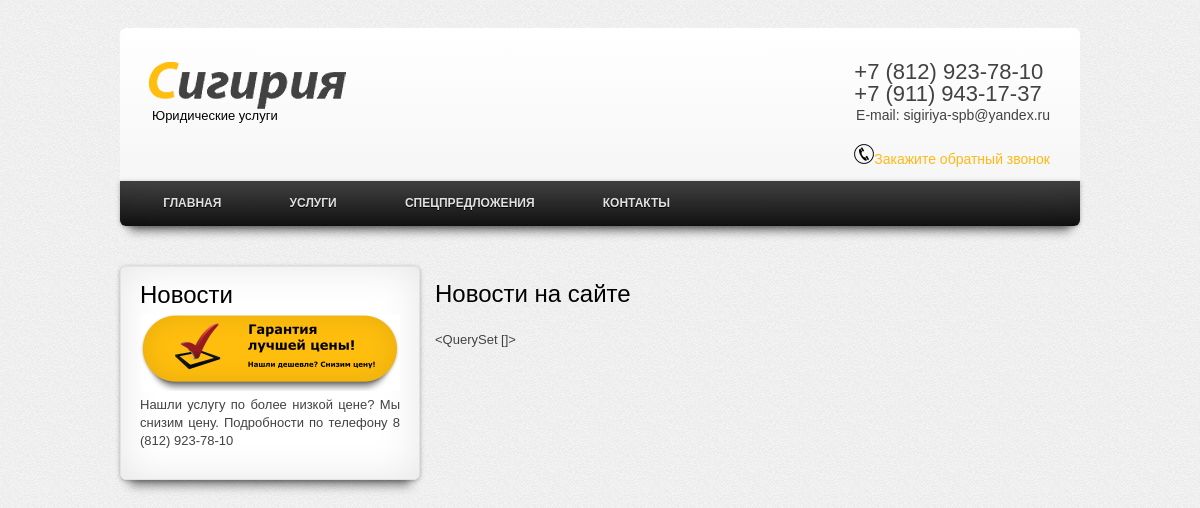
The app's page /, older data.
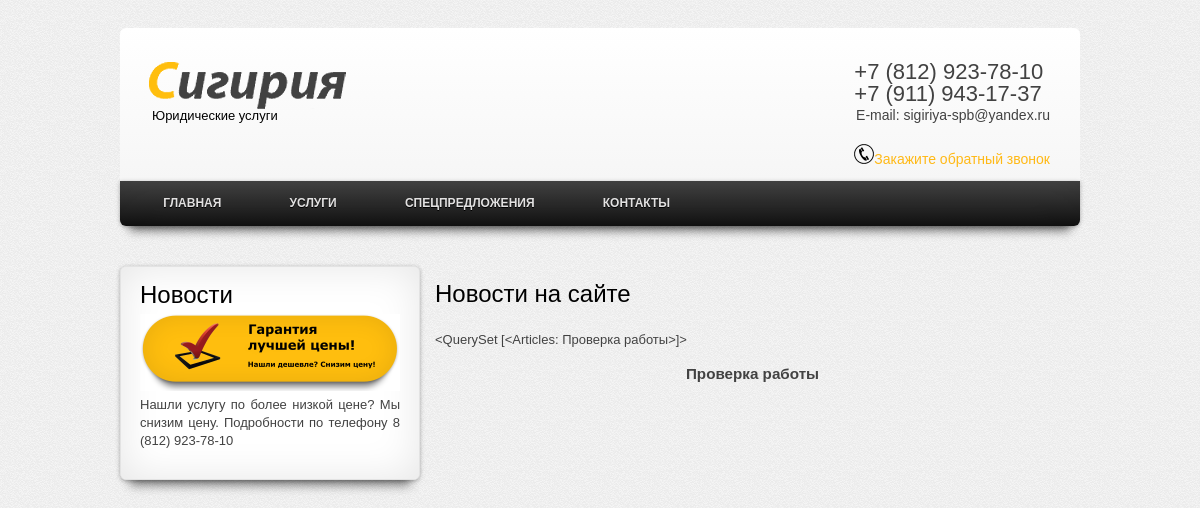
The same page, newer data.
### news/models.py (models this page shows)
class Articles(models.Model):
    title = models.CharField('Название', max_length=50)
    аnons = models.CharField('Анонс', max_length=150)
    full_text = models.TextField('Статья')
    created_at = models.DateTimeField('Дата публикации', null = True)
    def __str__(self):
        return self.title
    class Meta:
        verbose_name = 'Новость'
        verbose_name_plural = 'Новости'

### news/views.py (the view)
# urls.py: path('', views.index, name='index'),
def index(request):
    news = Articles.objects.all()
    return render(request, 'news/news_home.html', {'news': news})

### news/templates/news/news_home.html (shortened to what this page needs)
<!DOCTYPE html>
<html lang="en">
<head>
{% extends 'main/layout.html' %}
{% block content %}
    <h1>Новости на сайте</h1>
    <p>{{ news }}</p>
    {% for el in news %}
        <div>
            <h3>{{  el.title }}</h3>
        </div>
    {% endfor %}
{% endblock %}

Row changes from the older to the newer data that the page shows:
added Articles: title "<QuerySet [<Articles: Проверка работы>]>", title "Проверка работы"
Text that changed along with them:
{{ news }}: "<QuerySet []>" → (not shown)
